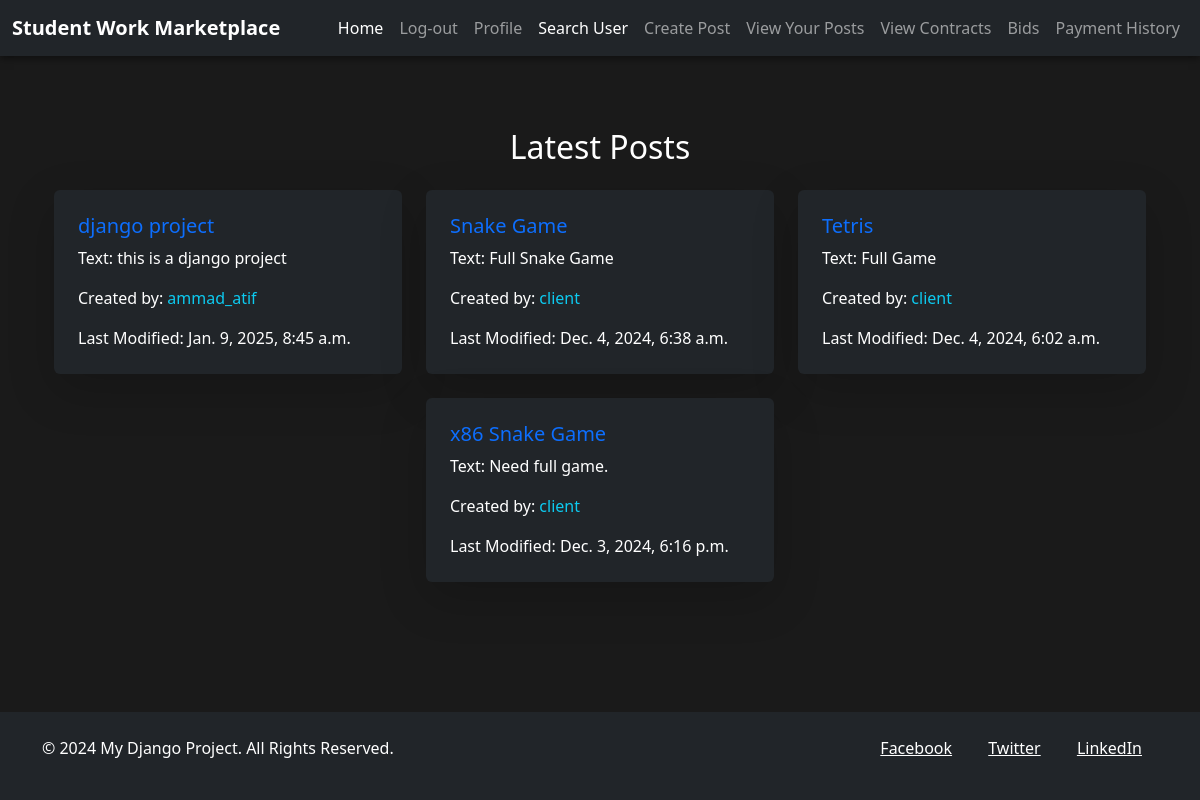
The app's page / (signed in) with its own data.
### webapp/models.py (models this page shows)
class Post(models.Model):
    user = models.ForeignKey(
        Custom_user, on_delete=models.CASCADE, blank=False, null=False
    )
    title = models.TextField(max_length=50, blank=False, null=False)
    text = models.TextField(max_length=1000, blank=False, null=False)
    created_at = models.DateTimeField(auto_now_add=True, null=False)
    updated_at = models.DateTimeField(auto_now=True, null=False)
    tags = models.ManyToManyField(Tags, related_name="posts", blank=True)
    pay = models.IntegerField(null=False, blank=False)
    def __str__(self):
        return f"{self.user.username} - {self.title}"

class Custom_user(AbstractUser):
    TYPE_CHOICES = [
        ("admin", "Administrator"),
        ("client", "Client"),
        ("freelancer", "Freelancer"),
    ]
    typee = models.CharField(
        max_length=50, null=False, blank=False, choices=TYPE_CHOICES, default=""
    )
    status = models.BooleanField(null=False, default=False)
    img = models.ImageField(upload_to="images/", null=False, blank=True, default="")
    UNI_CHOICES = [
        ("fast", "FAST"),
        ("lums", "LUMS"),
        ("punjab", "PUNJAB UNIVERSITY"),
    ]
    university_name = models.CharField(
        max_length=50, null=False, blank=False, choices=UNI_CHOICES, default=""
    )
    roll_no = models.CharField(max_length=50, null=False, blank=False, default="")
    email = models.EmailField(
        unique=True, blank=False, null=False
    )  # Ensure email is unique

### webapp/views.py (the view)
# urls.py: path("", views.home, name="home"),
def home(request):
    if not request.user.is_authenticated:
        return redirect("login")
    if request.user.typee == "freelancer":
        return redirect("e_home")
    posts = Post.objects.all().order_by("-created_at")
    print(posts)
    content = {"posts": posts}
    return render(request, "home.html", content)

### webapp/templates/home.html (shortened to what this page needs)
{% extends "base.html" %}
{% block content %}
   <div class="container mt-5">
      <h2 class="text-center text-white mb-4">Latest Posts</h2>
      <div class="row justify-content-center">
         {% for post in posts %}
         <div class="col-md-4 mb-4">
            <div class="card h-100 bg-dark text-white shadow-lg rounded" style="border: none;">
               <div class="card-body">
                  <h5 class="card-title text-primary">{{ post.title }}</h5>
                  <p class="card-text">Text: {{ post.text }}</p>
                  <p class="card-text">Created by: <span class="text-info">{{ post.user.username }}</span></p>
                  <p class="card-text">Last Modified: {{ post.updated_at }}</p>
               </div>
            </div>
         </div>
         {% endfor %}
      </div>
   </div>
{% endblock %}

### webapp/templates/base.html (shortened to what this page needs)
{% load static %}
<!DOCTYPE html>
<html lang="en">
<head>
    <link href="https://cdn.jsdelivr.net/npm/bootstrap@5.3.3/dist/css/bootstrap.min.css"
          rel="stylesheet"
>
</head>
<body>
    <nav class="navbar navbar-expand-lg navbar-dark bg-dark">
        <div class="container-fluid">
            <a class="navbar-brand" href="#">Student Work Marketplace</a>
            <div class="collapse navbar-collapse" id="navbarNav">
                <ul class="navbar-nav ms-auto">
                    <li class="nav-item">
                        <a class="nav-link active" href="{% url 'home' %}">Home</a>
                    </li>
                    {% if user.is_authenticated %}
                        <li class="nav-item">
                            <a class="nav-link" href="{% url 'logout' %}">Log-out</a>
                        </li>
                        <li class="nav-item">
                            <a class="nav-link" href="{% url 'profile' user_pk=user.pk %}">Profile</a>
                        </li>
                        {% if user.typee == "client" %}
                            <li class="nav-item">
                                <a class="nav-link active" href="{% url 'search_user' %}">Search User</a>
                            </li>
                            <li class="nav-item">
                                <a class="nav-link" href="{% url 'create_post' %}">Create Post</a>
                            </li>
                            <li class="nav-item">
                                <a class="nav-link" href="{% url 'view_post' %}">View Your Posts</a>
                            </li>
                            <li class="nav-item">
                                <a class="nav-link" href="{% url 'view_active_contracts' %}">View Contracts</a>
                            </li>
                            <li class="nav-item">
                                <a class="nav-link" href="{% url 'bids_to_accept' %}">Bids</a>
                            </li>
                            <li class="nav-item">
                                <a class="nav-link" href="{% url 'payment_history' %}">Payment History</a>
                            </li>
                        {% endif %}
                    {% else %}
                        <li class="nav-item">
                            <a class="nav-link" href="{% url 'login' %}">Log-in</a>
                        </li>
                    {% endif %}
                </ul>
            </div>
        </div>
    </nav>
    <div class="container mt-4">
        {% block content %}{% endblock %}
    </div>
    <footer class="bg-dark text-white py-4 mt-4">
        <div class="container">
            <div class="row">
                <div class="col-md-6">
                    <p class="mb-0">&copy; 2024 My Django Project. All Rights Reserved.</p>
                </div>
                <div class="col-md-6 text-md-end">
                    <ul class="list-unstyled">
                        <li class="d-inline-block mx-3">
                            <a class="text-white" target="_blank" rel="noopener noreferrer">
                                 Facebook
                            </a>
                        </li>
                        <li class="d-inline-block mx-3">
                            <a class="text-white" target="_blank" rel="noopener noreferrer">
                                 Twitter
                            </a>
                        </li>
                        <li class="d-inline-block mx-3">
                            <a class="text-white" target="_blank" rel="noopener noreferrer">
                                 LinkedIn
                            </a>
                        </li>
                    </ul>
                </div>
            </div>
        </div>
    </footer>
</body>
</html>

### webapp/templates/base.html (style rules this page uses)
html, body { height: 100%; margin: 0; display: flex; flex-direction: column; background-color: #1a1a1a; color: #fff; }
.container { flex: 1; }
.navbar { box-shadow: 0 2px 8px rgba(0, 0, 0, 0.5); }
.navbar-brand { font-weight: bold; }
.nav-link { font-weight: 500; transition: color 0.3s ease-in-out; }
footer { margin-top: auto; }

### webapp/templates/home.html (style rules this page uses)
.card { background-color: #2c2c2c; border-radius: 10px; }
.card-title { color: #007bff; }
.card-text { color: white; }
.card-body { padding: 1.5rem; }
.card-text span { color: #17a2b8; }

### records on screen
Post: title "django project", text "this is a django project", user.username "ammad_atif", updated_at "Jan. 9, 2025, 8:45 a.m."
Post: title "Snake Game", text "Full Snake Game", user.username "client", updated_at "Dec. 4, 2024, 6:38 a.m."
Post: title "Tetris", text "Full Game", user.username "client", updated_at "Dec. 4, 2024, 6:02 a.m."
Post: title "x86 Snake Game", text "Need full game.", user.username "client", updated_at "Dec. 3, 2024, 6:16 p.m."
